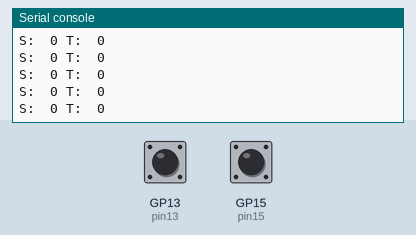
This program was run on a simulated Raspberry Pi Pico running MicroPython. Shown: the last lines printed to the serial console. The test bench sets the inputs (shaded band); at power-on: GP13 (pin13) LOW, GP15 (pin15) LOW.

Above: at 1.2 s.
1.3 s: GP13 (pin13) pulled HIGH for 0.15 s
At 1.47 s:
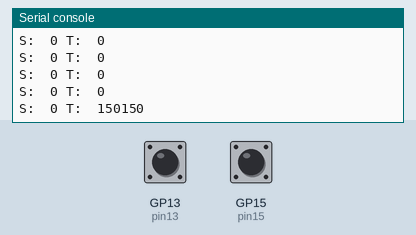
2.9 s: GP15 (pin15) pulled HIGH for 0.15 s
At 3.08 s:
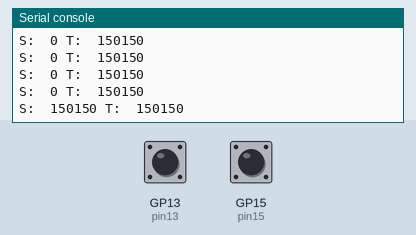
4.5 s: GP13 (pin13) pulled HIGH for 1 s
At 5.55 s:
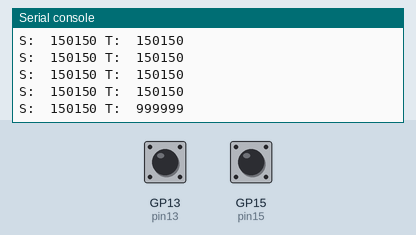
7.0 s: GP15 (pin15) pulled HIGH for 1 s
At 8.02 s:
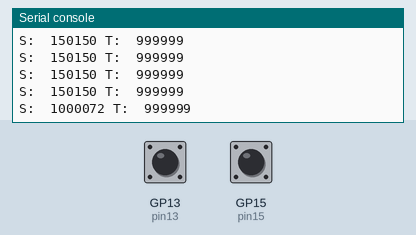
Timing chart, 0 to 10.0 s (numbered marks = the images above; inputs shaded):
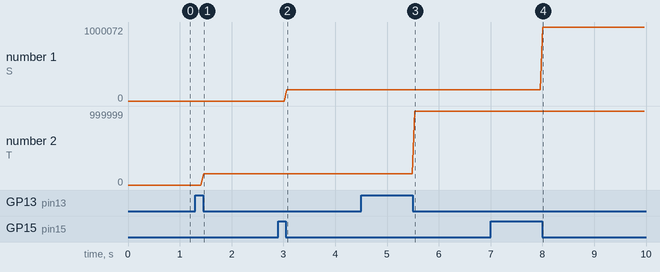

The program:

pio_simple_dual.py
```python
# Example PIO to measure servo pulse width.
import time
from machine import Pin
import rp2
import _thread

# Steering pin connects channel 1 on the Traxxas receiver to GP15 on the Pico (pin 20)
# Throttle pin connects channel 3 on the Traxxas receiver to GP13 on the Pico (pin 17)

@rp2.asm_pio()
def pulsewidth():
    wrap_target()        # Creates Loop
    set(x, 0)                             # 0  Reset counter
    wait(1, pin, 0)                       # 1  Wait for pin to go high - leading edge
# :label1
    label("1")
    jmp(x_dec, "2")                       # 2  Decrement X register
# :label2
    label("2")
    jmp(pin, "1")                         # 3  If pin is still high, keep counting
    mov(isr, x)                           # 4
    push(isr, block)                      # 5
    irq( 0)                               # 6  Should match index in PIO block [0-3] PIO Block 0, 1
    wrap()              # Ends loop

@rp2.asm_pio()
def pulsewidth1():
    wrap_target()        # Creates Loop
    set(x, 0)                             # 0  Reset counter
    wait(1, pin, 0)                       # 1  Wait for pin to go high - leading edge
# :label1
    label("1")
    jmp(x_dec, "2")                       # 2  Decrement X register
# :label2
    label("2")
    jmp(pin, "1")                         # 3  If pin is still high, keep counting
    mov(isr, x)                           # 4
    push(isr, block)                      # 5
    irq( 1)                               # 6  Should match index in PIO block [0-3] PIO Block 0, 1
    wrap()              # Ends loop

steering_result = 0
throttle_result = 0

steering_lock = _thread.allocate_lock()
throttle_lock = _thread.allocate_lock()

def steering_handler(sm):
    global steering_result
    # x-reg counts down
    value = 0x100000000 - sm.get()  # count is negative, subtract from 32 bit max
    steering_lock.acquire()
    steering_result = value
    steering_lock.release()

def throttle_handler(sm):
    global throttle_result
    # x-reg counts down
    throttle_value = 0x100000000 - sm.get()  # count is negative, subtract from 32 bit max
    throttle_lock.acquire()
    throttle_result = throttle_value
    throttle_lock.release()


pin15 = Pin(15, Pin.IN, Pin.PULL_DOWN)
sm0 = rp2.StateMachine(0, pulsewidth, freq=2_000_000, in_base=pin15, jmp_pin=pin15)
sm0.irq(steering_handler)


pin13 = Pin(13, Pin.IN, Pin.PULL_DOWN)
sm1 = rp2.StateMachine(1, pulsewidth1, freq=2_000_000, in_base=pin13, jmp_pin=pin13)
sm1.irq(throttle_handler)


sm0.active(1)
sm1.active(1)


while True:
    steering = 0
    throttle = 0

    steering_lock.acquire()
    steering = steering_result
    steering_lock.release()

    throttle_lock.acquire()
    throttle = throttle_result
    throttle_lock.release()
    print("S: ", steering, "T: ", throttle)

    time.sleep(0.05)
```

Measured:
- after the input at 1.3 s, the serial console: prints a new line after 0.16 s (image 1)
- after the input at 2.9 s, the serial console: prints a new line after 0.17 s (image 2)
- after the input at 4.5 s, the serial console: prints a new line after 1.0 s (image 3)
- after the input at 7.0 s, the serial console: prints a new line after 1.0 s (image 4)
- plotted number 1: 150150 → 1000072 after the input at 7.0 s
- plotted number 2: 0 → 150150 after the input at 1.3 s, 150150 → 999999 after the input at 4.5 s
